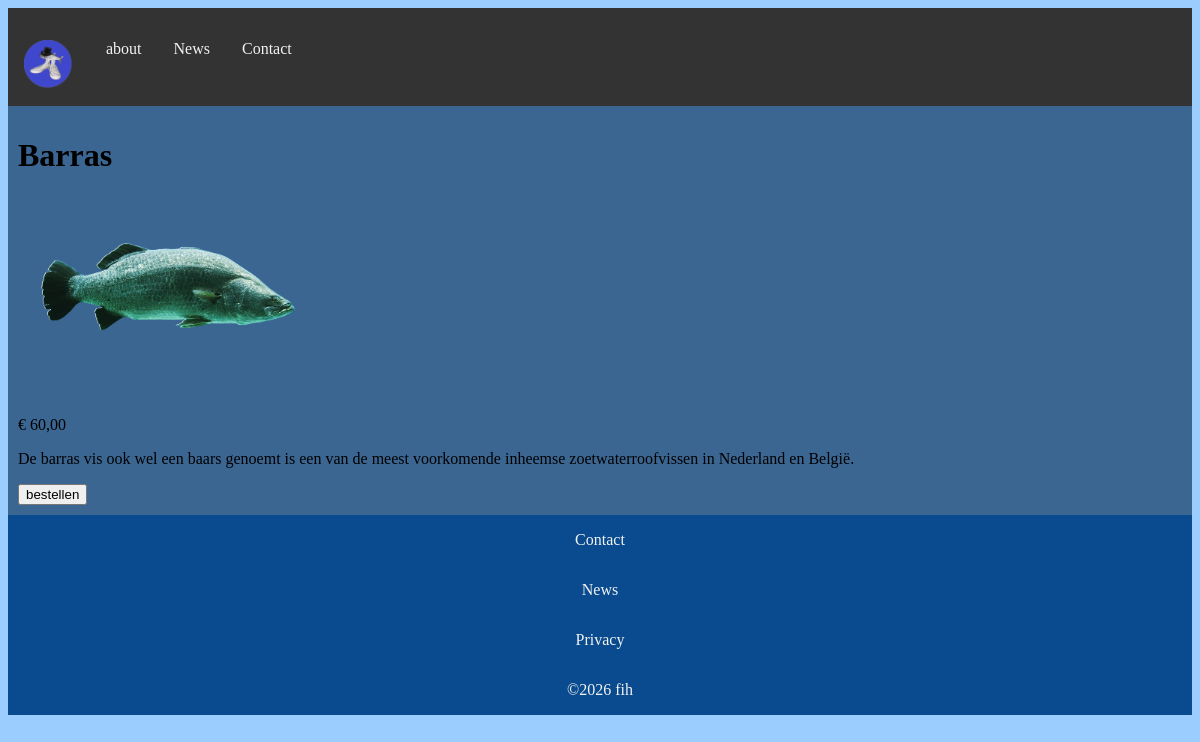
Screenshot of /detail.php?id=1 with the database file from the repository.
### tables this page shows
CREATE TABLE `producten` (
  `id` int NOT NULL,
  `naam` varchar(100) NOT NULL,
  `prijs` decimal(6,2) NOT NULL,
  `omschrijving` text,
  `afbeelding` varchar(100) DEFAULT NULL
);

### detail.php (the view, shortened to what this page needs)
<!DOCTYPE html>
<html lang="en">
<head>
    <link rel="stylesheet" href="style.css">
</head>
<body>
    <?php
    include "include/db.php";
    $id = $_GET['id'] ?? 0;
    $stmt = $pdo->prepare("SELECT * FROM producten WHERE id = ?");
    $stmt->execute([$id]);
    $product = $stmt->fetch();
    ?>
    <?php include "include/header.php"; ?>
    <?php if ($product) { ?>
        <div class="infostyle">
            <h1><?php echo $product['naam']; ?></h1>
            <img src="img/<?php echo $product['afbeelding']; ?>" alt="<?php echo $product['naam'] ?>">
            <p class="prijs">&euro; <?php echo number_format($product['prijs'], 2, ',', '.'); ?></p>
            <p><?php echo $product['omschrijving'] ?> </p>
            <button onclick="window.location.href='bestel.php'">bestellen </button>
        </div>
    <?php } else { ?>
        <p>Dit product bestaat niet.</p>
    <?php } ?>
    <?php include "include/footer.php"; ?>
</body>
</html>

### style.css (style rules this page uses)
body { background-color: #9bcdff; }

### rows the page displays
producten: naam "Barras", afbeelding (picture), prijs "60,00", omschrijving "De barras vis ook wel een baars genoemt is een van de meest voorkomende inheemse zoetwaterroofvissen in Nederland en België."
